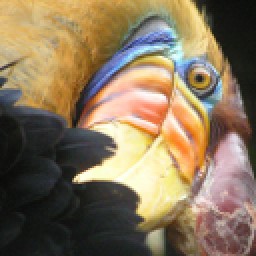
#> input picture ex7/bird_small.png, 128 x 128 px (shown 2 times larger)
$ python ex7_highD.py   (older library calls are emulated)
#> lines starting #> are read from the running program, lines starting #| are printed output that depends on the picture
### ex7/kMeansInitCentroids.py
#KMEANSINITCENTROIDS This function initializes K centroids that are to be
#used in K-Means on the dataset X
#   centroids = KMEANSINITCENTROIDS(X, K) returns K initial centroids to be
#   used with the K-Means on the dataset X
#
import numpy as np

def kMeansInitCentroids(X, K):
    m = X.shape[0]
    rand_indices = np.random.permutation(m)

    centroids = X[rand_indices[:K], :]

    return centroids

    # ====================== YOUR CODE HERE ======================
    # Instructions: You should set centroids to randomly chosen examples from
    #               the dataset X
    #

### ex7/runkMeans.py
#RUNKMEANS runs the K-Means algorithm on data matrix X, where each row of X
#is a single example
#   [centroids, idx] = RUNKMEANS(X, initial_centroids, max_iters, ...
#   plot_progress) runs the K-Means algorithm on data matrix X, where each
#   row of X is a single example. It uses initial_centroids used as the
#   initial centroids. max_iters specifies the total number of interactions
#   of K-Means to execute. plot_progress is a true/false flag that
#   indicates if the function should also plot its progress as the
#   learning happens. This is set to false by default. runkMeans returns
#   centroids, a Kxn matrix of the computed centroids and idx, a m x 1
#   vector of centroid assignments (i.e. each entry in range [1..K])
#
import numpy as np
import matplotlib.pyplot as plt

from findClosestCentroids import findClosestCentroids
from computeCentroids import computeCentroids
from plotProgresskMeans import plotProgresskMeans

def runkMeans(X, initial_centroids, max_iters, plot_progress=False):
    # Plot the data if we are plotting progress
    if plot_progress:
        plt.figure(figsize=(8,6))

    # Initialize values
    m = X.shape[0]
    n = X.shape[1]
    K = initial_centroids.shape[0]

    centroids = initial_centroids
    previous_centroids = centroids
    #idx = np.zeros(m)

    # Run K-Means
    for i in range(max_iters):
        # Output progress
        print('K-Means iteration %d/%d...' % (i, max_iters) )

        # For each example in X, assign it to the closest centroid
        idx = findClosestCentroids(X, centroids)

        # Optionally, plot progress here
        if plot_progress:
            plotProgresskMeans(X, centroids, previous_centroids, idx, K, i)
            previous_centroids = centroids

        # Given the memberships, compute new centroids
        centroids = computeCentroids(X, idx, K)

    # Hold off if we are plotting progress
    if plot_progress:
        plt.show()

    idx = findClosestCentroids(X, centroids)

    return centroids, idx

### ex7/findClosestCentroids.py
#FINDCLOSESTCENTROIDS computes the centroid memberships for every example
#   idx = FINDCLOSESTCENTROIDS (X, centroids) returns the closest centroids
#   in idx for a dataset X where each row is a single example. idx = m x 1
#   vector of centroid assignments (i.e. each entry in range [1..K])
#
import numpy as np

def findClosestCentroids(X, centroids):
    # Set K
    K = centroids.shape[0]
    m = X.shape[0]
    # You need to return the following variables correctly.
    idx = np.zeros(m)

    for i in range(m):
        thisX = X[i,:]
        temp = (thisX - centroids)**2
        dis2 = np.sum(temp, axis=1)

        idx[i] = np.argmin(dis2)

    return idx.astype(int)


    # ====================== YOUR CODE HERE ======================
    # Instructions: Go over every example, find its closest centroid, and store
    #               the index inside idx at the appropriate location.
    #               Concretely, idx(i) should contain the index of the centroid
    #               closest to example i. Hence, it should be a value in the
    #               range 1..K
    #
    # Note: You can use a for-loop over the examples to compute this.
    #

### ex7/computeCentroids.py
#COMPUTECENTROIDS returns the new centroids by computing the means of the
#data points assigned to each centroid.
#   centroids = COMPUTECENTROIDS(X, idx, K) returns the new centroids by
#   computing the means of the data points assigned to each centroid. It is
#   given a dataset X where each row is a single data point, a vector
#   idx of centroid assignments (i.e. each entry in range [1..K]) for each
#   example, and K, the number of centroids. You should return a matrix
#   centroids, where each row of centroids is the mean of the data points
#   assigned to it.
#
import numpy as np

def computeCentroids(X, idx, K):
    # Useful variables
    m = X.shape[0]
    n = X.shape[1]
    # You need to return the following variables correctly.
    centroids = np.zeros((K, n))

    for i in range(K):
        points = X[np.nonzero(idx==i)]
        centroids[i,:] = np.mean(points, axis=0)

    return centroids


    # ====================== YOUR CODE HERE ======================
    # Instructions: Go over every centroid and compute mean of all points that
    #               belong to it. Concretely, the row vector centroids(i, :)
    #               should contain the mean of the data points assigned to
    #               centroid i.
    #
    # Note: You can use a for-loop over the centroids to compute this.
    #

### ex7/featureNormalize.py
#FEATURENORMALIZE Normalizes the features in X
#   FEATURENORMALIZE(X) returns a normalized version of X where
#   the mean value of each feature is 0 and the standard deviation
#   is 1. This is often a good preprocessing step to do when
#   working with learning algorithms.

import numpy as np

def featureNormalize(X):
    mu = np.mean(X, axis = 0)
    sigma = np.std(X, axis = 0)

    X_norm = (X - mu) / sigma

    return X_norm, mu, sigma

### ex7/pca.py
#PCA Run principal component analysis on the dataset X
#   [U, S, X] = pca(X) computes eigenvectors of the covariance matrix of X
#   Returns the eigenvectors U, the eigenvalues (on diagonal) in S
#
import numpy as np

def pca(X):
    # Useful values
    m, n = X.shape
    #print("m,n:",m,",",n)
    X_coherent = 1/m * np.dot(X.T, X)
    #print("X_coh:", X_coherent)

    u, s, vh = np.linalg.svd(X_coherent)

    # You need to return the following variables correctly.
    return u, s, vh

    # ====================== YOUR CODE HERE ======================
    # Instructions: You should first compute the covariance matrix. Then, you
    #               should use the "svd" function to compute the eigenvectors
    #               and eigenvalues of the covariance matrix.
    #
    # Note: When computing the covariance matrix, remember to divide by m (the
    #       number of examples).
    #

### ex7/plotDataPoints.py
#PLOTDATAPOINTS plots data points in X, coloring them so that those with the same
#index assignments in idx have the same color
#   PLOTDATAPOINTS(X, idx, K) plots data points in X, coloring them so that those
#   with the same index assignments in idx have the same color
import numpy as np
import matplotlib.pyplot as plt

def plotDataPoints(X, idx, K):
    # Create palette
    #palette = hsv(K + 1);
    #colors = palette(idx, :)
    circleSize = 10
    cmap = plt.get_cmap("jet")
    circleColor = cmap(idx / K)

    plt.scatter(X[:,0], X[:,1], s=circleSize, c=circleColor)

### ex7/projectData.py
#PROJECTDATA Computes the reduced data representation when projecting only
#on to the top k eigenvectors
#   Z = projectData(X, U, K) computes the projection of
#   the normalized inputs X into the reduced dimensional space spanned by
#   the first K columns of U. It returns the projected examples in Z.
#
import numpy as np

def projectData(X, U, K):

    return X.dot(U[:, :K])
    # You need to return the following variables correctly.
    # Z = zeros(size(X, 1), K);

    # ====================== YOUR CODE HERE ======================
    # Instructions: Compute the projection of the data using only the top K
    #               eigenvectors in U (first K columns).
    #               For the i-th example X(i,:), the projection on to the k-th
    #               eigenvector is given as follows:
    #                    x = X(i, :)';
    #                    projection_k = x' * U(:, k);
    #

### ex7/ex7_highD.py
## Machine Learning Online Class
#  Exercise 7 | Principle Component Analysis and K-Means Clustering
#
#  Instructions
#  ------------
#
#  This file contains code that helps you get started on the
#  exercise. You will need to complete the following functions:
#
#     pca.m
#     projectData.m
#     recoverData.m
#     computeCentroids.m
#     findClosestCentroids.m
#     kMeansInitCentroids.m
#
#  For this exercise, you will not need to change any code in this file,
#  or any other files other than those mentioned above.
#
import numpy as np
import scipy.io
import matplotlib.pyplot as plt
from mpl_toolkits.mplot3d import Axes3D

from runkMeans import runkMeans
from kMeansInitCentroids import kMeansInitCentroids

from featureNormalize import featureNormalize
from pca import pca
from projectData import projectData
#from recoverData import recoverData
from plotDataPoints import plotDataPoints
## === Part 8(a): Optional (ungraded) Exercise: PCA for Visualization ===
#  One useful application of PCA is to use it to visualize high-dimensional
#  data. In the last K-Means exercise you ran K-Means on 3-dimensional
#  pixel colors of an image. We first visualize this output in 3D, and then
#  apply PCA to obtain a visualization in 2D.

#close all; close all; clc

# Reload the image from the previous exercise and run K-Means on it
# For this to work, you need to complete the K-Means assignment first
A = scipy.misc.imread('bird_small.png')
#> A is the input picture: shape (128, 128, 3); mean R, G, B 135.4, 117.4, 91.3

# If imread does not work for you, you can try instead
#   load ('bird_small.mat');

A = A / 255
img_size = A.shape
#> img_size = (128, 128, 3)

X = A.reshape(img_size[0] * img_size[1], 3)
print("X size:", X.shape)
#| X size: (16384, 3)
K = 16
max_iters = 10

initial_centroids = kMeansInitCentroids(X, K)
#> in kMeansInitCentroids, `centroids = X[rand_indices[:K], :]`: centroids = 16 rows, first 8: [0.875, 0.722, 0.404], [0.114, 0.133, 0.11], [0.482, 0.294, 0.2], [0.698, 0.6, 0.286], [0.82, 0.678, 0.439], [0.051, 0.0588, 0.0549], [0.733, 0.647, 0.306], [0.635, 0.455, 0.408]
#> initial_centroids has the same summary as centroids in kMeansInitCentroids
centroids, idx = runkMeans(X, initial_centroids, \
                            max_iters=max_iters, plot_progress=False)
#> in runkMeans, `previous_centroids = centroids`: previous_centroids has the same summary as centroids in kMeansInitCentroids
#> in runkMeans, `idx = findClosestCentroids(X, centroids)`: idx = 16384 values, max 15 at index 974, min 0 at index 0, mean 6.82
#> centroids = 16 rows, first 8: [0.871, 0.713, 0.448], [0.188, 0.184, 0.176], [0.477, 0.349, 0.196], [0.655, 0.481, 0.227], [0.742, 0.621, 0.394], [0.0734, 0.0798, 0.0695], [0.867, 0.577, 0.259], [0.567, 0.489, 0.454]

#  Sample 1000 random indexes (since working with all the data is
#  too expensive. If you have a fast computer, you may increase this.
rand_indices = np.random.permutation(X.shape[0])
sel = rand_indices[:1000]
#sel = floor(rand(1000, 1) * size(X, 1)) + 1;

#  Setup Color Palette
#palette = hsv(K);
#colors = palette(idx(sel), :);

#  Visualize the data and centroid memberships in 3D
fig = plt.figure()
ax = fig.add_subplot(111, projection='3d')
cmap = plt.get_cmap("jet")
circleColor = cmap(idx[sel] / K)
#> circleColor = 1000 rows, first 6: [0.49, 1, 0.478, 1], [0, 0.755, 1, 1], [0, 0, 0.785, 1], [0, 0.755, 1, 1], [0.49, 1, 0.478, 1], [0, 0.755, 1, 1]
ax.scatter(X[sel,0], X[sel,1], X[sel,2], c=circleColor)

#scatter3(X(sel, 1), X(sel, 2), X(sel, 3), 10, colors);
plt.title('Pixel dataset plotted in 3D. Color shows centroid memberships')
plt.show()
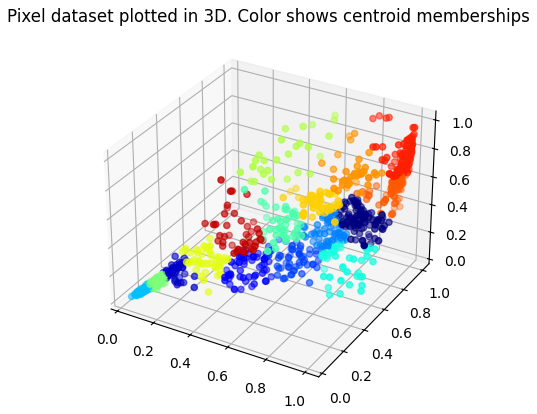
#> figure drawn by matplotlib, 1 panel


## === Part 8(b): Optional (ungraded) Exercise: PCA for Visualization ===
# Use PCA to project this cloud to 2D for visualization

# Subtract the mean to use PCA
X_norm, mu, sigma = featureNormalize(X)
#> in featureNormalize, `mu = np.mean(X, axis = 0)`: mu = [0.531, 0.46, 0.358]
#> in featureNormalize, `sigma = np.std(X, axis = 0)`: sigma = [0.329, 0.283, 0.241]
#> mu = [0.531, 0.46, 0.358]; sigma = [0.329, 0.283, 0.241]

# PCA and project the data to 2D
U, S, Vh = pca(X_norm)
#> in pca, `X_coherent = 1/m * np.dot(X.T, X)`: X_coherent = [[1, 0.958, 0.769], [0.958, 1, 0.881], [0.769, 0.881, 1]]
#> in pca, `u, s, vh = np.linalg.svd(X_coherent)`: u = [[-0.575, 0.601, 0.555], [-0.599, 0.153, -0.786], [-0.557, -0.785, 0.271]]; s = [2.74, 0.24, 0.0197]; vh = [[-0.575, -0.599, -0.557], [0.601, 0.153, -0.785], [0.555, -0.786, 0.271]]
#> U has the same summary as u in pca; S = [2.74, 0.24, 0.0197]; Vh has the same summary as vh in pca
Z = projectData(X_norm, U, 2)
#> Z = 16384 pairs, first value -3.41 to 2.5, second value -2 to 1.8

# Plot in 2D
plotDataPoints(Z[sel, :], idx[sel], K)
#plotDataPoints(Z, idx, K)
plt.title('Pixel dataset plotted in 2D,\n using PCA for dimensionality reduction')
plt.show()
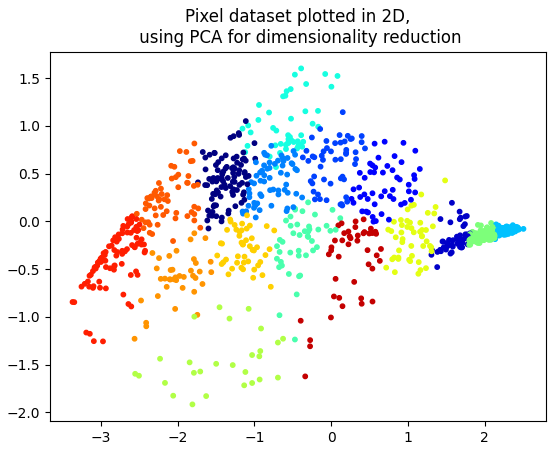
#> figure drawn by matplotlib, 1 panel
